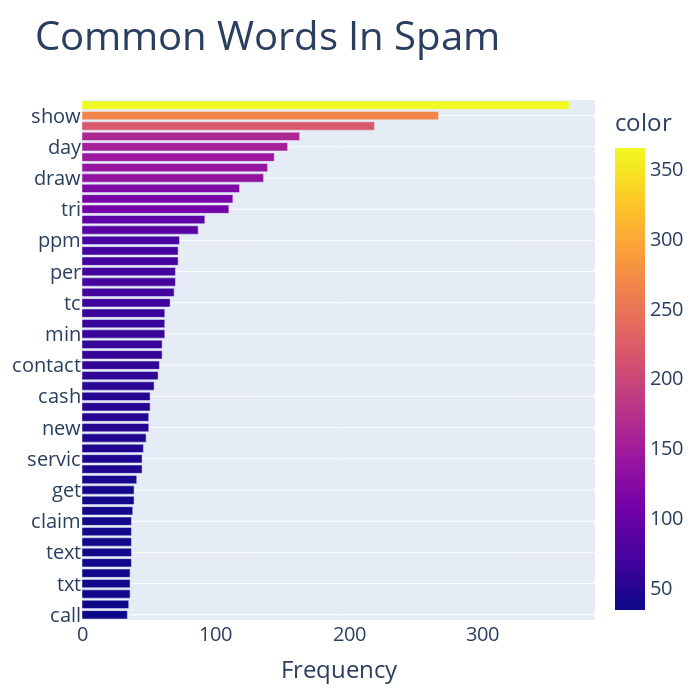

The notebook cell saved with this chart:
### Code cell
fig=px.bar(
    df,x=df['Frequency'].sort_index(ascending=False),y='Word',color=df['Frequency'].sort_index(ascending=False),title='Common Words In Spam',
    width=700,height=700,
)
fig.update_layout(
    xaxis_title='Frequency',font_size=20,yaxis_title=None,title_font=dict(size=40)
)
fig.update_xaxes(showgrid=False)
fig.update_yaxes(showgrid=True)
fig.show()

### Figure 1 — Plotly figure (JSON) as saved in the notebook; plotly's stock layout.template omitted (floating-point values rounded to 4 significant figures)
{"data": [{"alignmentgroup": "True", "hovertemplate": "x=%{x}<br>Word=%{y}<br>color=%{marker.color}<extra></extra>", "legendgroup": "", "marker": {"color": [34, 35, 36, 36, 36, 37, 37, 37, 37, 37, 38, 39, 39, 41, 45, 45, 46, 48, 50, 50, 51, 51, 54, 57, 58, 60, 60, 62, 62, 62, 66, 69, 70, 70, 72, 72, 73, 87, 92, 110, 113, 118, 136, 139, 144, 154, 163, 219, 267, 365], "coloraxis": "coloraxis", "pattern": {"shape": ""}}, "name": "", "offsetgroup": "", "orientation": "h", "showlegend": false, "textposition": "auto", "type": "bar", "x": [34, 35, 36, 36, 36, 37, 37, 37, 37, 37, 38, 39, 39, 41, 45, 45, 46, 48, 50, 50, 51, 51, 54, 57, 58, 60, 60, 62, 62, 62, 66, 69, 70, 70, 72, 72, 73, 87, 92, 110, 113, 118, 136, 139, 144, 154, 163, 219, 267, 365], "xaxis": "x", "y": ["call", "£", "free", "txt", "u", "ur", "text", "mobil", "stop", "claim", "repli", "prize", "get", "tone", "nokia", "servic", "send", "p", "new", "award", "win", "cash", "urgent", "week", "contact", "phone", "pleas", "min", "custom", "guarante", "tc", "collect", "box", "per", "messag", "chat", "ppm", "number", "offer", "tri", "receiv", "latest", "draw", "go", "line", "day", "today", "voucher", "show", "landlin"], "yaxis": "y"}], "layout": {"barmode": "relative", "coloraxis": {"colorbar": {"title": {"text": "color"}}, "colorscale": [[0, "#0d0887"], [0.1111, "#46039f"], [0.2222, "#7201a8"], [0.3333, "#9c179e"], [0.4444, "#bd3786"], [0.5556, "#d8576b"], [0.6667, "#ed7953"], [0.7778, "#fb9f3a"], [0.8889, "#fdca26"], [1, "#f0f921"]]}, "font": {"size": 20}, "height": 700, "legend": {"tracegroupgap": 0}, "title": {"font": {"size": 40}, "text": "Common Words In Spam"}, "width": 700, "xaxis": {"anchor": "y", "domain": [0, 1], "showgrid": false, "title": {"text": "Frequency"}}, "yaxis": {"anchor": "x", "domain": [0, 1], "showgrid": true, "title": {}}}}
